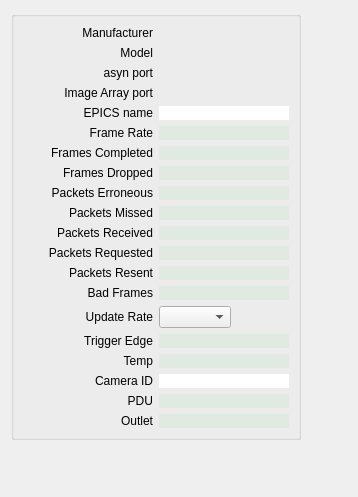
      <widget class="QWidget" name="Info">
       <attribute name="title">
        <string>Info</string>
       </attribute>
       <layout class="QFormLayout" name="formLayout">
        <item row="0" column="0">
         <widget class="QGroupBox" name="groupBox_8">
          <property name="maximumSize">
           <size>
            <width>16777215</width>
            <height>16777215</height>
           </size>
          </property>
          <property name="title">
           <string/>
          </property>
          <layout class="QGridLayout" name="gridLayout_27">
           <item row="0" column="0">
            <layout class="QGridLayout" name="gridLayout_14" columnminimumwidth="0,110,110">
             <item row="18" column="1">
              <widget class="QLabel" name="label_81">
               <property name="text">
                <string>PDU</string>
               </property>
               <property name="alignment">
                <set>Qt::AlignRight|Qt::AlignTrailing|Qt::AlignVCenter</set>
               </property>
              </widget>
             </item>
             <item row="13" column="1">
              <widget class="QLabel" name="label_37">
               <property name="text">
                <string>Bad Frames</string>
               </property>
               <property name="alignment">
                <set>Qt::AlignRight|Qt::AlignTrailing|Qt::AlignVCenter</set>
               </property>
              </widget>
             </item>
             <item row="2" column="2">
              <widget class="QELabel" name="qelabel_27">
               <property name="variable" stdset="0">
                <string>$(P):cam1:PortName_RBV</string>
               </property>
               <property name="variableSubstitutions" stdset="0">
                <string>P=13PS7</string>
               </property>
              </widget>
             </item>
             <item row="2" column="1">
              <widget class="QLabel" name="label_25">
               <property name="text">
                <string>asyn port</string>
               </property>
               <property name="alignment">
                <set>Qt::AlignRight|Qt::AlignTrailing|Qt::AlignVCenter</set>
               </property>
              </widget>
             </item>
             <item row="1" column="2">
              <widget class="QELabel" name="qelabel_26">
               <property name="variable" stdset="0">
                <string>$(P):cam1:Model_RBV</string>
               </property>
               <property name="variableSubstitutions" stdset="0">
                <string>P=13PS7</string>
               </property>
              </widget>
             </item>
             <item row="4" column="1">
              <widget class="QLabel" name="label_27">
               <property name="text">
                <string>EPICS name</string>
               </property>
               <property name="alignment">
                <set>Qt::AlignRight|Qt::AlignTrailing|Qt::AlignVCenter</set>
               </property>
              </widget>
             </item>
             <item row="4" column="2">
              <widget class="QELabel" name="qelabel_48">
               <property name="variable" stdset="0">
                <string>$(P):cam1:BI:EPICS:NAME.DESC</string>
               </property>
               <property name="variableSubstitutions" stdset="0">
                <string>P=13PS7</string>
               </property>
               <property name="styleSheet">
                <string notr="true">QWidget { background-color: #ffffff; }</string>
               </property>
              </widget>
             </item>
             <item row="1" column="1">
              <widget class="QLabel" name="label_24">
               <property name="text">
                <string>Model</string>
               </property>
               <property name="alignment">
                <set>Qt::AlignRight|Qt::AlignTrailing|Qt::AlignVCenter</set>
               </property>
              </widget>
             </item>
             <item row="0" column="2">
              <widget class="QELabel" name="qelabel_25">
               <property name="sizePolicy">
                <sizepolicy hsizetype="Minimum" vsizetype="Preferred">
                 <horstretch>0</horstretch>
                 <verstretch>0</verstretch>
                </sizepolicy>
               </property>
               <property name="minimumSize">
                <size>
                 <width>130</width>
                 <height>0</height>
                </size>
               </property>
               <property name="variable" stdset="0">
                <string>$(P):cam1:Manufacturer_RBV</string>
               </property>
               <property name="variableSubstitutions" stdset="0">
                <string>P=13PS7</string>
               </property>
              </widget>
             </item>
             <item row="0" column="1">
              <widget class="QLabel" name="label_23">
               <property name="sizePolicy">
                <sizepolicy hsizetype="Minimum" vsizetype="Preferred">
                 <horstretch>0</horstretch>
                 <verstretch>0</verstretch>
                </sizepolicy>
               </property>
               <property name="minimumSize">
                <size>
                 <width>130</width>
                 <height>0</height>
                </size>
               </property>
               <property name="text">
                <string>Manufacturer</string>
               </property>
               <property name="alignment">
                <set>Qt::AlignRight|Qt::AlignTrailing|Qt::AlignVCenter</set>
               </property>
              </widget>
             </item>
             <item row="10" column="1">
              <widget class="QLabel" name="label_34">
               <property name="text">
                <string>Packets Received</string>
               </property>
               <property name="alignment">
                <set>Qt::AlignRight|Qt::AlignTrailing|Qt::AlignVCenter</set>
               </property>
              </widget>
             </item>
             <item row="8" column="1">
              <widget class="QLabel" name="label_32">
               <property name="text">
                <string>Packets Erroneous</string>
               </property>
               <property name="alignment">
                <set>Qt::AlignRight|Qt::AlignTrailing|Qt::AlignVCenter</set>
               </property>
              </widget>
             </item>
             <item row="9" column="2">
              <widget class="QELabel" name="qelabel_58">
               <property name="variable" stdset="0">
                <string>$(P):cam1:PSPacketsMissed_RBV</string>
               </property>
               <property name="variableSubstitutions" stdset="0">
                <string>P=13PS7</string>
               </property>
               <property name="styleSheet">
                <string notr="true">QWidget { background-color: #e0eae0; }</string>
               </property>
              </widget>
             </item>
             <item row="10" column="2">
              <widget class="QELabel" name="qelabel_62">
               <property name="variable" stdset="0">
                <string>$(P):cam1:PSPacketsReceived_RBV</string>
               </property>
               <property name="variableSubstitutions" stdset="0">
                <string>P=13PS7</string>
               </property>
               <property name="styleSheet">
                <string notr="true">QWidget { background-color: #e0eae0; }</string>
               </property>
              </widget>
             </item>
             <item row="8" column="2">
              <widget class="QELabel" name="qelabel_55">
               <property name="variable" stdset="0">
                <string>$(P):cam1:PSPacketsErroneous_RBV</string>
               </property>
               <property name="variableSubstitutions" stdset="0">
                <string>P=13PS7</string>
               </property>
               <property name="styleSheet">
                <string notr="true">QWidget { background-color: #e0eae0; }</string>
               </property>
              </widget>
             </item>
             <item row="7" column="1">
              <widget class="QLabel" name="label_31">
               <property name="text">
                <string>Frames Dropped</string>
               </property>
               <property name="alignment">
                <set>Qt::AlignRight|Qt::AlignTrailing|Qt::AlignVCenter</set>
               </property>
              </widget>
             </item>
             <item row="6" column="2">
              <widget class="QELabel" name="qelabel_51">
               <property name="variable" stdset="0">
                <string>$(P):cam1:PSFramesCompleted_RBV</string>
               </property>
               <property name="variableSubstitutions" stdset="0">
                <string>P=13PS7</string>
               </property>
               <property name="styleSheet">
                <string notr="true">QWidget { background-color: #e0eae0; }</string>
               </property>
              </widget>
             </item>
             <item row="12" column="1">
              <widget class="QLabel" name="label_36">
               <property name="text">
                <string>Packets Resent</string>
               </property>
               <property name="alignment">
                <set>Qt::AlignRight|Qt::AlignTrailing|Qt::AlignVCenter</set>
               </property>
              </widget>
             </item>
             <item row="6" column="1">
              <widget class="QLabel" name="label_30">
               <property name="text">
                <string>Frames Completed</string>
               </property>
               <property name="alignment">
                <set>Qt::AlignRight|Qt::AlignTrailing|Qt::AlignVCenter</set>
               </property>
              </widget>
             </item>
             <item row="7" column="2">
              <widget class="QELabel" name="qelabel_54">
               <property name="variable" stdset="0">
                <string>$(P):cam1:PSFramesDropped_RBV</string>
               </property>
               <property name="variableSubstitutions" stdset="0">
                <string>P=13PS7</string>
               </property>
               <property name="styleSheet">
                <string notr="true">QWidget { background-color: #e0eae0; }</string>
               </property>
              </widget>
             </item>
             <item row="5" column="1">
              <widget class="QLabel" name="label_29">
               <property name="text">
                <string>Frame Rate</string>
               </property>
               <property name="alignment">
                <set>Qt::AlignRight|Qt::AlignTrailing|Qt::AlignVCenter</set>
               </property>
              </widget>
             </item>
             <item row="9" column="1">
              <widget class="QLabel" name="label_33">
               <property name="text">
                <string>Packets Missed</string>
               </property>
               <property name="alignment">
                <set>Qt::AlignRight|Qt::AlignTrailing|Qt::AlignVCenter</set>
               </property>
              </widget>
             </item>
             <item row="11" column="1">
              <widget class="QLabel" name="label_35">
               <property name="text">
                <string>Packets Requested</string>
               </property>
               <property name="alignment">
                <set>Qt::AlignRight|Qt::AlignTrailing|Qt::AlignVCenter</set>
               </property>
              </widget>
             </item>
             <item row="11" column="2">
              <widget class="QELabel" name="qelabel_64">
               <property name="variable" stdset="0">
                <string>$(P):cam1:PSPacketsRequested_RBV</string>
               </property>
               <property name="variableSubstitutions" stdset="0">
                <string>P=13PS7</string>
               </property>
               <property name="styleSheet">
                <string notr="true">QWidget { background-color: #e0eae0; }</string>
               </property>
              </widget>
             </item>
             <item row="14" column="2">
              <widget class="QEComboBox" name="qecombobox_11">
               <property name="sizePolicy">
                <sizepolicy hsizetype="Fixed" vsizetype="Fixed">
                 <horstretch>0</horstretch>
                 <verstretch>0</verstretch>
                </sizepolicy>
               </property>
               <property name="variable" stdset="0">
                <string>$(P):cam1:PSReadStatistics.SCAN</string>
               </property>
               <property name="variableSubstitutions" stdset="0">
                <string>P=13PS7</string>
               </property>
               <property name="subscribe">
                <bool>true</bool>
               </property>
              </widget>
             </item>
             <item row="5" column="2">
              <widget class="QELabel" name="qelabel_49">
               <property name="variable" stdset="0">
                <string>$(P):cam1:PSFrameRate_RBV</string>
               </property>
               <property name="variableSubstitutions" stdset="0">
                <string>P=13PS7</string>
               </property>
               <property name="styleSheet">
                <string notr="true">QWidget { background-color: #e0eae0; }</string>
               </property>
              </widget>
             </item>
             <item row="12" column="2">
              <widget class="QELabel" name="qelabel_65">
               <property name="variable" stdset="0">
                <string>$(P):cam1:PSPacketsResent_RBV</string>
               </property>
               <property name="variableSubstitutions" stdset="0">
                <string>P=13PS7</string>
               </property>
               <property name="styleSheet">
                <string notr="true">QWidget { background-color: #e0eae0; }</string>
               </property>
              </widget>
             </item>
             <item row="13" column="2">
              <widget class="QELabel" name="qelabel_66">
               <property name="variable" stdset="0">
                <string>$(P):cam1:PSBadFrameCounter_RBV</string>
               </property>
               <property name="variableSubstitutions" stdset="0">
                <string>P=13PS7</string>
               </property>
               <property name="styleSheet">
                <string notr="true">QWidget { background-color: #e0eae0; }</string>
               </property>
              </widget>
             </item>
             <item row="14" column="1">
              <widget class="QLabel" name="label_38">
               <property name="text">
                <string>Update Rate</string>
               </property>
               <property name="alignment">
                <set>Qt::AlignRight|Qt::AlignTrailing|Qt::AlignVCenter</set>
               </property>
              </widget>
             </item>
             <item row="15" column="1">
              <widget class="QLabel" name="label_41">
               <property name="text">
                <string>Trigger Edge</string>
               </property>
               <property name="alignment">
                <set>Qt::AlignRight|Qt::AlignTrailing|Qt::AlignVCenter</set>
               </property>
              </widget>
             </item>
             <item row="3" column="2">
              <widget class="QELabel" name="qelabel_33">
               <property name="variable" stdset="0">
                <string>$(P):image1:NDArrayPort</string>
               </property>
               <property name="variableSubstitutions" stdset="0">
                <string>P=13PS7</string>
               </property>
              </widget>
             </item>
             <item row="15" column="2">
              <widget class="QELabel" name="qelabel_67">
               <property name="variable" stdset="0">
                <string>$(P):cam1:TriggerEvent_RBV</string>
               </property>
               <property name="variableSubstitutions" stdset="0">
                <string>P=13PS7</string>
               </property>
               <property name="styleSheet">
                <string notr="true">QWidget { background-color: #e0eae0; }</string>
               </property>
              </widget>
             </item>
             <item row="3" column="1">
              <widget class="QLabel" name="label_42">
               <property name="text">
                <string>Image Array port</string>
               </property>
               <property name="alignment">
                <set>Qt::AlignRight|Qt::AlignTrailing|Qt::AlignVCenter</set>
               </property>
              </widget>
             </item>
             <item row="16" column="1">
              <widget class="QLabel" name="label_43">
               <property name="text">
                <string>Temp</string>
               </property>
               <property name="alignment">
                <set>Qt::AlignRight|Qt::AlignTrailing|Qt::AlignVCenter</set>
               </property>
              </widget>
             </item>
             <item row="16" column="2">
              <widget class="QELabel" name="qelabel_68">
               <property name="variable" stdset="0">
                <string>$(P):cam1:Temperature_RBV</string>
               </property>
               <property name="variableSubstitutions" stdset="0">
                <string>P=13PS7</string>
               </property>
               <property name="styleSheet">
                <string notr="true">QWidget { background-color: #e0eae0; }</string>
               </property>
              </widget>
             </item>
             <item row="17" column="1">
              <widget class="QLabel" name="label_80">
               <property name="text">
                <string>Camera ID</string>
               </property>
               <property name="alignment">
                <set>Qt::AlignRight|Qt::AlignTrailing|Qt::AlignVCenter</set>
               </property>
              </widget>
             </item>
             <item row="19" column="1">
              <widget class="QLabel" name="label_83">
               <property name="text">
                <string>Outlet</string>
               </property>
               <property name="alignment">
                <set>Qt::AlignRight|Qt::AlignTrailing|Qt::AlignVCenter</set>
               </property>
              </widget>
             </item>
             <item row="17" column="2">
              <widget class="QELabel" name="qelabel_85">
               <property name="variable" stdset="0">
                <string>$(P):cam1:ID.DESC</string>
               </property>
               <property name="variableSubstitutions" stdset="0">
                <string>P=13PS7</string>
               </property>
               <property name="styleSheet">
                <string notr="true">QWidget { background-color: #ffffff; }</string>
               </property>
              </widget>
             </item>
             <item row="18" column="2">
              <widget class="QELabel" name="qelabel_86">
               <property name="variable" stdset="0">
                <string>$(P):cam1:PDU</string>
               </property>
               <property name="variableSubstitutions" stdset="0">
                <string>P=13PS7</string>
               </property>
               <property name="styleSheet">
                <string notr="true">QWidget { background-color: #e0eae0; }</string>
               </property>
              </widget>
             </item>
             <item row="19" column="2">
              <widget class="QELabel" name="qelabel_70">
               <property name="variable" stdset="0">
                <string>$(P):cam1:OUTLET</string>
               </property>
               <property name="variableSubstitutions" stdset="0">
                <string>P=13PS7</string>
               </property>
               <property name="styleSheet">
                <string notr="true">QWidget { background-color: #e0eae0; }</string>
               </property>
              </widget>
             </item>
            </layout>
           </item>
          </layout>
         </widget>
        </item>
        <item row="0" column="1">
         <spacer name="horizontalSpacer_2">
          <property name="orientation">
           <enum>Qt::Horizontal</enum>
          </property>
          <property name="sizeHint" stdset="0">
           <size>
            <width>40</width>
            <height>20</height>
           </size>
          </property>
         </spacer>
        </item>
        <item row="1" column="0">
         <spacer name="verticalSpacer">
          <property name="orientation">
           <enum>Qt::Vertical</enum>
          </property>
          <property name="sizeHint" stdset="0">
           <size>
            <width>20</width>
            <height>40</height>
           </size>
          </property>
         </spacer>
        </item>
       </layout>
      </widget>
